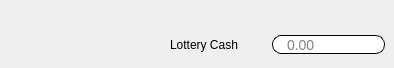
               <widget class="QWidget" name="tab_3">
                <attribute name="title">
                 <string>Separated Counter</string>
                </attribute>
                <widget class="QWidget" name="layoutWidget">
                 <property name="geometry">
                  <rect>
                   <x>170</x>
                   <y>30</y>
                   <width>215</width>
                   <height>29</height>
                  </rect>
                 </property>
                 <layout class="QHBoxLayout" name="horizontalLayout_2">
                  <item>
                   <widget class="QLabel" name="label_14">
                    <property name="text">
                     <string>Lottery Cash</string>
                    </property>
                    <property name="buddy">
                     <cstring>r_lottery_cash</cstring>
                    </property>
                   </widget>
                  </item>
                  <item>
                   <widget class="QLineEdit" name="r_lottery_cash">
                    <property name="minimumSize">
                     <size>
                      <width>113</width>
                      <height>19</height>
                     </size>
                    </property>
                    <property name="maximumSize">
                     <size>
                      <width>113</width>
                      <height>19</height>
                     </size>
                    </property>
                    <property name="styleSheet">
                     <string notr="true">QLineEdit#r_lottery_cash{
   background-color:#FFFFFF;
   padding-left:12px;
   padding_right:7px;
   border-style:outset;
   border-width:1px;
   border-radius:9px;
   border-color:#000000;
   color:black;
   font: 14px;
}</string>
                    </property>
                    <property name="placeholderText">
                     <string>0.00</string>
                    </property>
                   </widget>
                  </item>
                 </layout>
                </widget>
               </widget>
